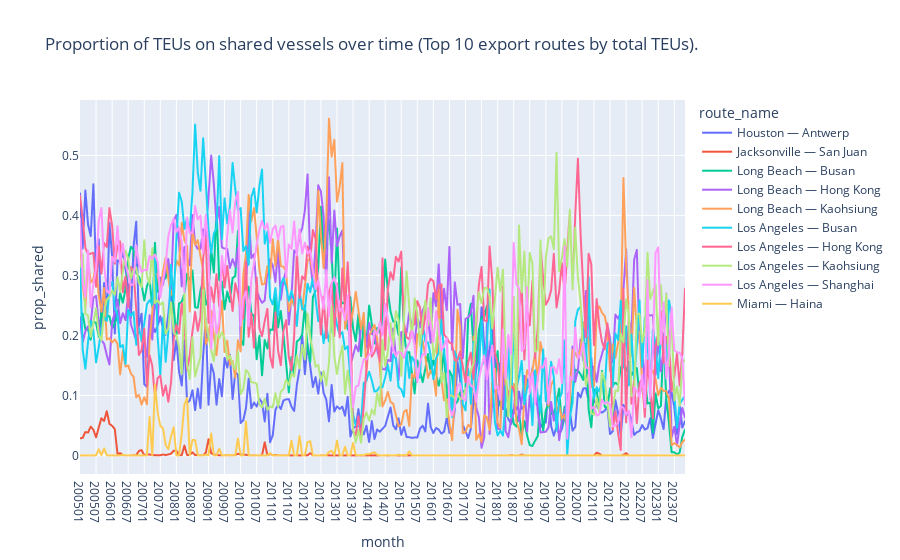

The notebook cell saved with this chart:
### Code cell
top_routes = (
    exports_lf.group_by('route_id')
    .agg(pl.col('teus').sum())
    .sort('teus', descending=True)
    .select('route_id')
    .drop_nulls()
    .limit(10)
    .collect()
    .to_series()
)

lf = exports_lf.filter(pl.col('route_id').is_in(top_routes))

sharing_over_time_plotly(
    data_lf=lf,
    group_var='route_name',
    title='Proportion of TEUs on shared vessels over time (Top 10 export routes by total TEUs).')

### Figure 1 — Plotly figure (JSON) as saved in the notebook; plotly's stock layout.template omitted (floating-point values rounded to 4 significant figures; data arrays with more than 128 entries replaced by an {"elided": "..."} marker saying what was removed)
{"data": [{"hovertemplate": "route_name=Houston — Antwerp<br>month=%{x}<br>prop_shared=%{y}<extra></extra>", "legendgroup": "Houston — Antwerp", "line": {"color": "#636efa", "dash": "solid"}, "marker": {"symbol": "circle"}, "mode": "lines", "name": "Houston — Antwerp", "showlegend": true, "type": "scattergl", "x": {"elided": "227 str values"}, "xaxis": "x", "y": {"elided": "227 float values"}, "yaxis": "y"}, {"hovertemplate": "route_name=Jacksonville — San Juan<br>month=%{x}<br>prop_shared=%{y}<extra></extra>", "legendgroup": "Jacksonville — San Juan", "line": {"color": "#EF553B", "dash": "solid"}, "marker": {"symbol": "circle"}, "mode": "lines", "name": "Jacksonville — San Juan", "showlegend": true, "type": "scattergl", "x": {"elided": "226 str values"}, "xaxis": "x", "y": {"elided": "226 float values"}, "yaxis": "y"}, {"hovertemplate": "route_name=Long Beach — Busan<br>month=%{x}<br>prop_shared=%{y}<extra></extra>", "legendgroup": "Long Beach — Busan", "line": {"color": "#00cc96", "dash": "solid"}, "marker": {"symbol": "circle"}, "mode": "lines", "name": "Long Beach — Busan", "showlegend": true, "type": "scattergl", "x": {"elided": "227 str values"}, "xaxis": "x", "y": {"elided": "227 float values"}, "yaxis": "y"}, {"hovertemplate": "route_name=Long Beach — Hong Kong<br>month=%{x}<br>prop_shared=%{y}<extra></extra>", "legendgroup": "Long Beach — Hong Kong", "line": {"color": "#ab63fa", "dash": "solid"}, "marker": {"symbol": "circle"}, "mode": "lines", "name": "Long Beach — Hong Kong", "showlegend": true, "type": "scattergl", "x": {"elided": "227 str values"}, "xaxis": "x", "y": {"elided": "227 float values"}, "yaxis": "y"}, {"hovertemplate": "route_name=Long Beach — Kaohsiung<br>month=%{x}<br>prop_shared=%{y}<extra></extra>", "legendgroup": "Long Beach — Kaohsiung", "line": {"color": "#FFA15A", "dash": "solid"}, "marker": {"symbol": "circle"}, "mode": "lines", "name": "Long Beach — Kaohsiung", "showlegend": true, "type": "scattergl", "x": {"elided": "227 str values"}, "xaxis": "x", "y": {"elided": "227 float values"}, "yaxis": "y"}, {"hovertemplate": "route_name=Los Angeles — Busan<br>month=%{x}<br>prop_shared=%{y}<extra></extra>", "legendgroup": "Los Angeles — Busan", "line": {"color": "#19d3f3", "dash": "solid"}, "marker": {"symbol": "circle"}, "mode": "lines", "name": "Los Angeles — Busan", "showlegend": true, "type": "scattergl", "x": {"elided": "227 str values"}, "xaxis": "x", "y": {"elided": "227 float values"}, "yaxis": "y"}, {"hovertemplate": "route_name=Los Angeles — Hong Kong<br>month=%{x}<br>prop_shared=%{y}<extra></extra>", "legendgroup": "Los Angeles — Hong Kong", "line": {"color": "#FF6692", "dash": "solid"}, "marker": {"symbol": "circle"}, "mode": "lines", "name": "Los Angeles — Hong Kong", "showlegend": true, "type": "scattergl", "x": {"elided": "227 str values"}, "xaxis": "x", "y": {"elided": "227 float values"}, "yaxis": "y"}, {"hovertemplate": "route_name=Los Angeles — Kaohsiung<br>month=%{x}<br>prop_shared=%{y}<extra></extra>", "legendgroup": "Los Angeles — Kaohsiung", "line": {"color": "#B6E880", "dash": "solid"}, "marker": {"symbol": "circle"}, "mode": "lines", "name": "Los Angeles — Kaohsiung", "showlegend": true, "type": "scattergl", "x": {"elided": "227 str values"}, "xaxis": "x", "y": {"elided": "227 float values"}, "yaxis": "y"}, {"hovertemplate": "route_name=Los Angeles — Shanghai<br>month=%{x}<br>prop_shared=%{y}<extra></extra>", "legendgroup": "Los Angeles — Shanghai", "line": {"color": "#FF97FF", "dash": "solid"}, "marker": {"symbol": "circle"}, "mode": "lines", "name": "Los Angeles — Shanghai", "showlegend": true, "type": "scattergl", "x": {"elided": "227 str values"}, "xaxis": "x", "y": {"elided": "227 float values"}, "yaxis": "y"}, {"hovertemplate": "route_name=Miami — Haina<br>month=%{x}<br>prop_shared=%{y}<extra></extra>", "legendgroup": "Miami — Haina", "line": {"color": "#FECB52", "dash": "solid"}, "marker": {"symbol": "circle"}, "mode": "lines", "name": "Miami — Haina", "showlegend": true, "type": "scattergl", "x": {"elided": "227 str values"}, "xaxis": "x", "y": {"elided": "227 float values"}, "yaxis": "y"}], "layout": {"legend": {"title": {"text": "route_name"}, "tracegroupgap": 0}, "title": {"text": "Proportion of TEUs on shared vessels over time (Top 10 export routes by total TEUs)."}, "xaxis": {"anchor": "y", "domain": [0, 1], "title": {"text": "month"}}, "yaxis": {"anchor": "x", "domain": [0, 1], "title": {"text": "prop_shared"}}}}
